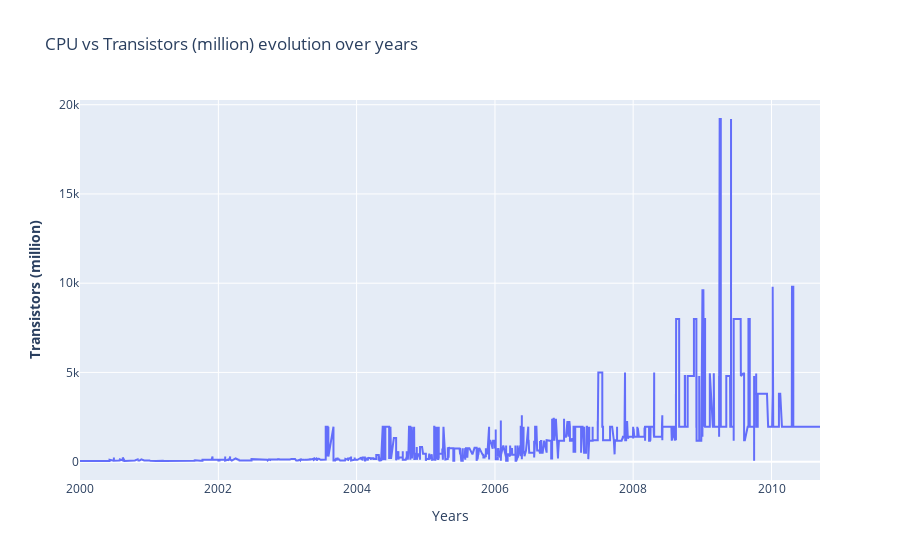
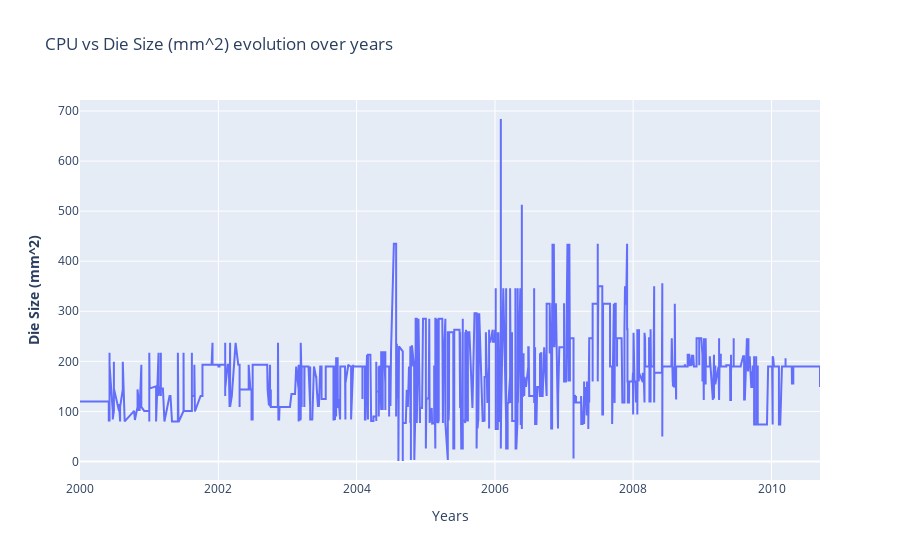

The notebook cell saved with these charts, in order:
### Markdown cell above
#### CPU

### Code cell
fig_transistors = make_subplots()
fig_die = make_subplots()

# Add traces
fig_transistors.add_trace(
    go.Scatter(x= df_an.index, y=df_cpu["Transistors (million)"] ,name= "CPU")
)
# Add figure title
fig_transistors.update_layout(
    title_text="CPU vs Transistors (million) evolution over years"
)
# Set x-axis title
fig_transistors.update_xaxes(title_text="Years")
# Set y-axes titles
fig_transistors.update_yaxes(title_text="<b>Transistors (million)", secondary_y=False)

# Add traces
fig_die.add_trace(
    go.Scatter(x= df_an.index, y=df_cpu["Die Size (mm^2)"] ,name= "CPU")
)
# Add figure title
fig_die.update_layout(
    title_text="CPU vs Die Size (mm^2) evolution over years"
)
# Set x-axis title
fig_die.update_xaxes(title_text="Years")
# Set y-axes titles
fig_die.update_yaxes(title_text="<b>Die Size (mm^2)", secondary_y=False)

fig_transistors.show()
fig_die.show()

### Figure 1 — Plotly figure (JSON) as saved in the notebook; plotly's stock layout.template omitted (floating-point values rounded to 4 significant figures; data arrays with more than 128 entries replaced by an {"elided": "..."} marker saying what was removed)
{"data": [{"name": "CPU", "type": "scatter", "x": {"elided": "4747 str values"}, "y": {"elided": "2141 float values"}}], "layout": {"title": {"text": "CPU vs Transistors (million) evolution over years"}, "xaxis": {"anchor": "y", "domain": [0, 1], "title": {"text": "Years"}}, "yaxis": {"anchor": "x", "domain": [0, 1], "title": {"text": "<b>Transistors (million)"}}}}

### Figure 2 — Plotly figure (JSON) as saved in the notebook; plotly's stock layout.template omitted (floating-point values rounded to 4 significant figures; data arrays with more than 128 entries replaced by an {"elided": "..."} marker saying what was removed)
{"data": [{"name": "CPU", "type": "scatter", "x": {"elided": "4747 str values"}, "y": {"elided": "2141 float values"}}], "layout": {"title": {"text": "CPU vs Die Size (mm^2) evolution over years"}, "xaxis": {"anchor": "y", "domain": [0, 1], "title": {"text": "Years"}}, "yaxis": {"anchor": "x", "domain": [0, 1], "title": {"text": "<b>Die Size (mm^2)"}}}}
